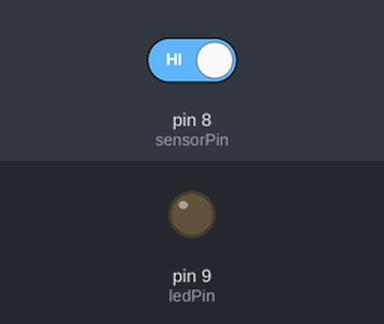
A sketch run on a simulated Arduino Uno, built with avr-gcc and run on an emulated ATmega328P. Shown: output pins drawn as LEDs (lit = HIGH). The test bench sets the inputs (shaded band); at power-on: pin 8 (sensorPin) HIGH.

Above: at 1.2 s.
1.3 s: pin 8 (sensorPin) driven LOW
At 2.5 s:
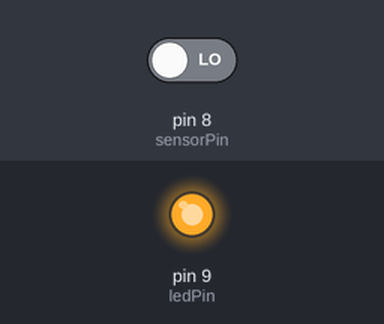
2.8 s: pin 8 (sensorPin) driven HIGH
At 4.1 s:
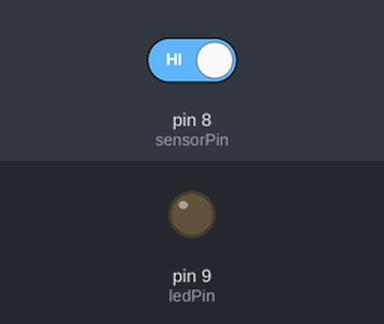
Timing chart, 0 to 5.8 s (numbered marks = the images above; inputs shaded):
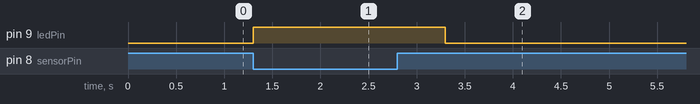

Measured:
- after the input at 1.3 s, pin 9 (ledPin): LOW → HIGH at once
- after the input at 2.8 s, pin 9 (ledPin): HIGH → LOW after 0.50 s

The sketch:

sketch_jun27a.ino
```cpp
int sensorPin = 8;
int ledPin = 9;

//bool ledStatus = false;

void setup() {

  pinMode(sensorPin,INPUT);
  pinMode(ledPin,OUTPUT);

}

void loop() {

  int sensorStatus = digitalRead(sensorPin);

  if(sensorStatus == 0)
  {

    digitalWrite(ledPin,HIGH);

    delay(1000);

  }else if(sensorStatus == 1)
  {

    digitalWrite(ledPin,LOW);

  }

}
```
